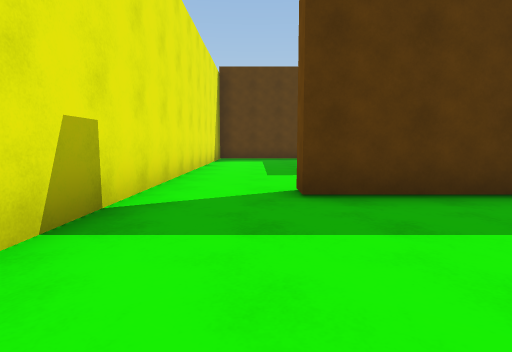
View 1 (above)

17 first-person views from a walk through a Unity game level. The camera is 1.2 m above the floor, tilts 6° down and sees 80° across. The floor is counted in squares, 2 m on a side. Each view is taken from the middle of a square. On the plan, view 1 faces up. The plan holds only what a view shows up to about 9 squares ahead; the rest is blank. The player character is not drawn.

View 2
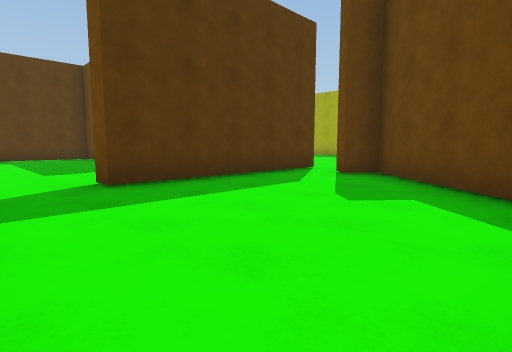

View 3
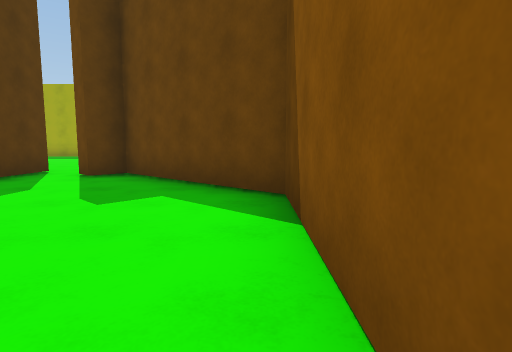

View 4
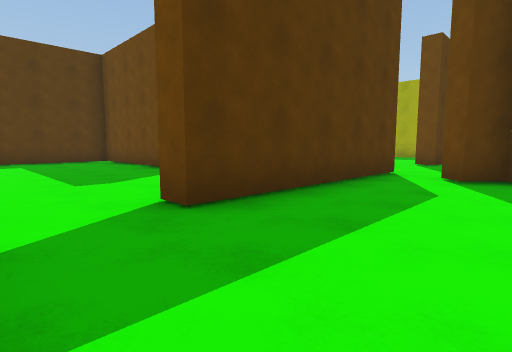

View 5
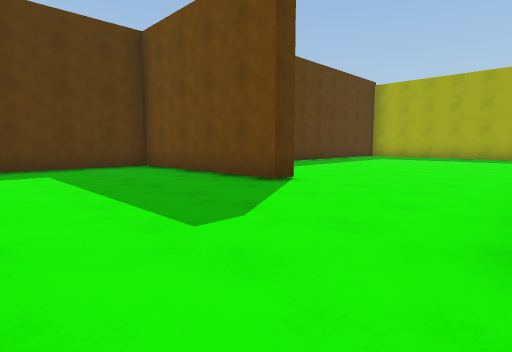

View 6
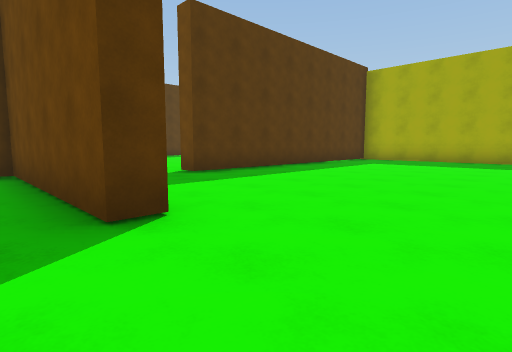

View 7
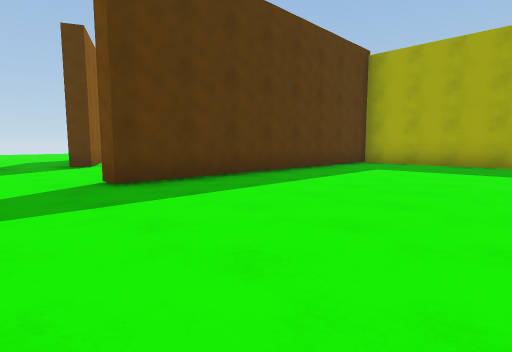

View 8
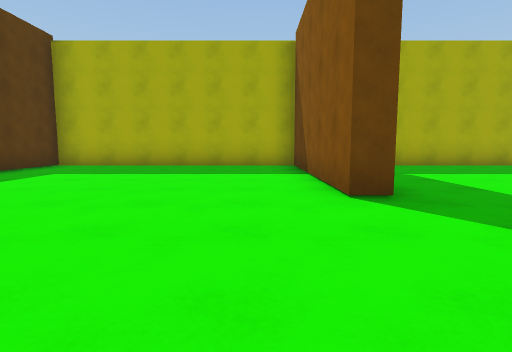

View 9
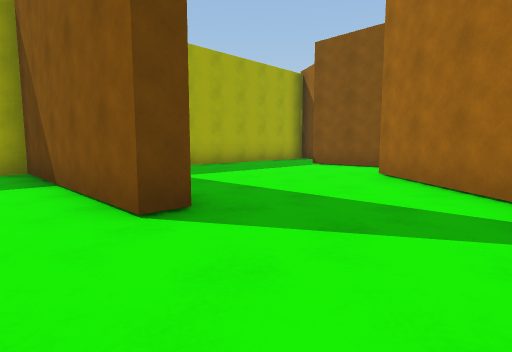

View 10
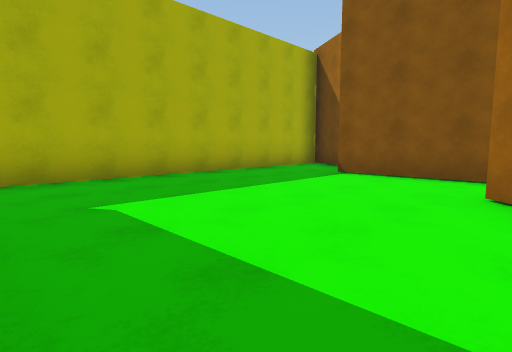

View 11
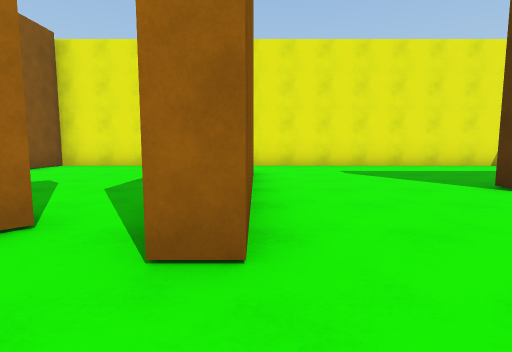

View 12
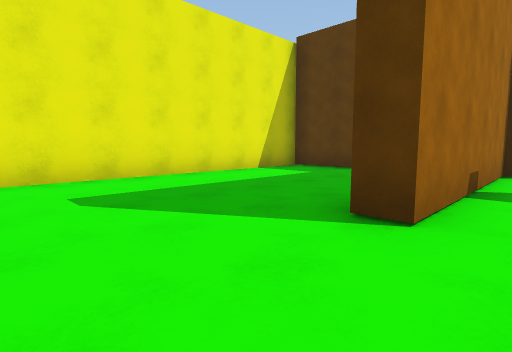

View 13
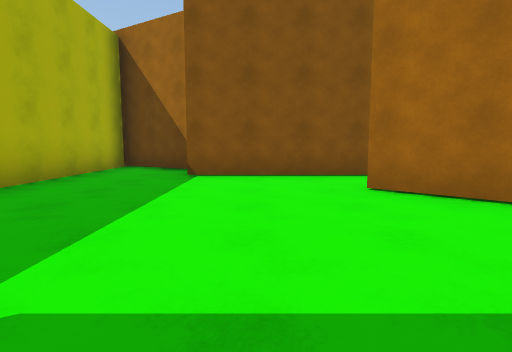

View 14
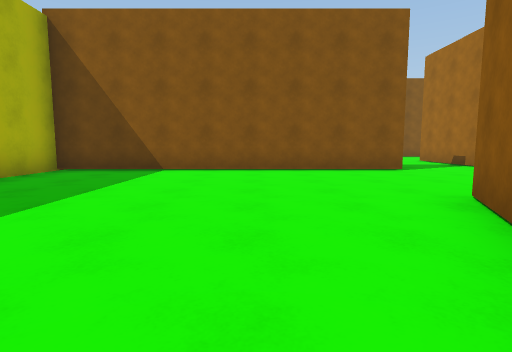

View 15
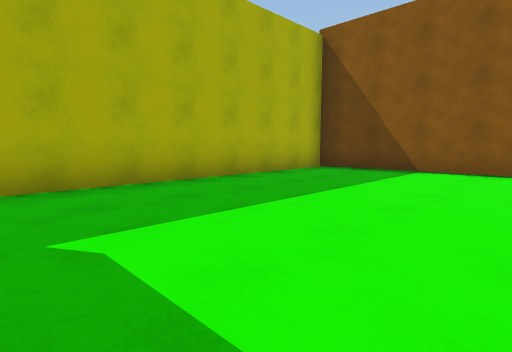

View 16
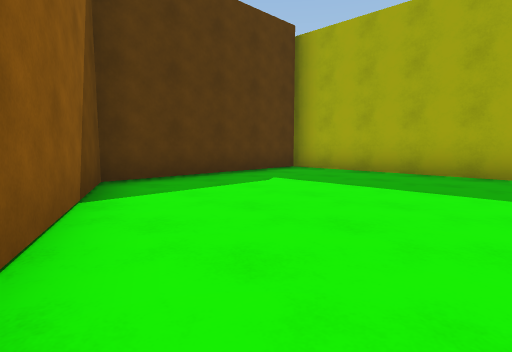

View 17
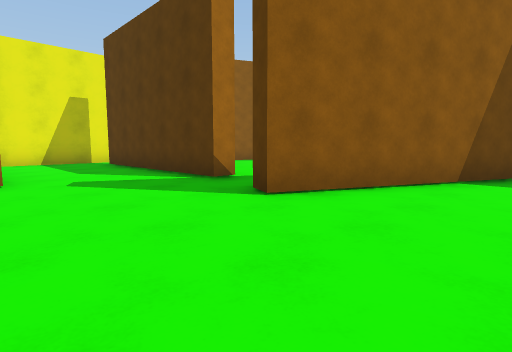

### Floor plan
Ten units are one square. View 1 is at (0, 0); x grows to the right and y downward. Boxes are objects, and circles mark ways between rooms. Rooms are numbered by the first view taken in them; rooms with no view inside come last. Other rooms are left out.
<svg viewBox="-19 -194 160 251">
<path fill="none" stroke="#000" d="M-14 -46 -14 13 25 13 51 -16 45 -20 49 -25M55 -34 5 -34 5 -40M92 -34 84 -34 84 -39 136 -39 136 -105 57 -105 57 -110M63 -11 85 10M15 -39 55 -39 55 -34M79 27 114 27M33 -120 33 -73 28 -73 28 -120 -14 -120 -14 -46M115 40 136 52 136 -26M47 -153 -4 -153M57 -110 136 -110 136 -189 86 -189 66 -146 61 -148M-14 -144 -14 -129"/>
<circle cx="-5" cy="-40" r="3" fill="#2a7"/>
<circle cx="50" cy="-30" r="3" fill="#2a7"/>
<circle cx="45" cy="-110" r="3" fill="#2a7"/>
<text x="10" y="-20">1</text>
<text x="70" y="-50">2</text>
<text x="80" y="-140">3</text>
</svg>
Room 1 opens to room 2. Room 2 opens to room 3.

Where each view was taken, in squares from view 1:
view 1: 0 up, 0 right, facing up
view 2: 1 down, 1 left, facing up-right
view 3: 1 down, 1 left, facing right
view 4: 1 up, 1 left, facing up-right
view 5: 4 up, 1 left, facing up-right
view 6: 5 up, 2 right, facing up-right
view 7: 6 up, 4 right, facing up-right
view 8: 5 up, 5 right, facing right
view 9: 5 up, 6 right, facing down-right
view 10: 3 up, 8 right, facing down-right
view 11: 4 up, 7 right, facing left
view 12: 5 up, 4 right, facing up-left
view 13: 3 up, 10 right, facing down
view 14: 18 up, 9 right, facing down
view 15: 18 up, 9 right, facing down-right
view 16: 14 up, 7 right, facing up-right
view 17: 12 up, 9 right, facing up-left
